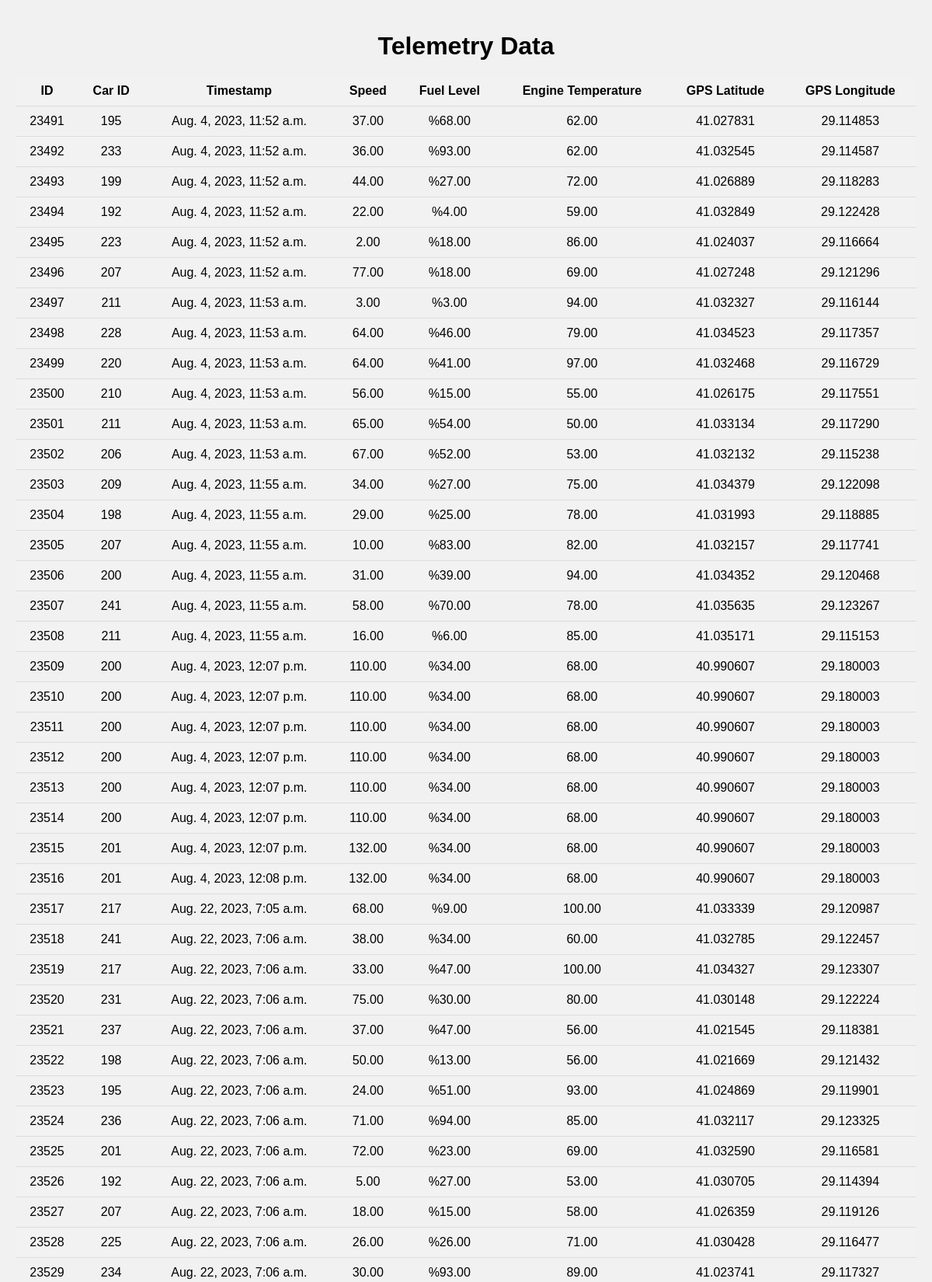
The page /telemetry_list (upper part) on the database its author committed.
### cronapp/models.py (models this page shows)
class Telemetry(models.Model):
    car = models.ForeignKey(Car, on_delete=models.CASCADE)
    timestamp = models.DateTimeField(auto_now_add=True)
    speed = models.DecimalField(max_digits=6, decimal_places=2)
    fuel_level = models.DecimalField(max_digits=5, decimal_places=2)
    engine_temp = models.DecimalField(max_digits=5, decimal_places=2)
    lat = models.DecimalField(max_digits=9, decimal_places=6)
    lon = models.DecimalField(max_digits=9, decimal_places=6)

### cronapp/views.py (the view)
# urls.py: path('telemetry_list', view=views.telemetry_list, name='telemetry_list'),
def telemetry_list(request):
    telemetry_list = Telemetry.objects.all()
    return HttpResponse(render_to_string('telemetry_list.html', {'telemetry_list': telemetry_list}))

### cronapp/templates/telemetry_list.html (shortened to what this page needs)
<!DOCTYPE html>
<html lang="en">
    <head>
        {% load static %}
        <link rel="stylesheet" href="{% static 'styles/style.css' %}">
    </head>
    <body>
        <div class="container">
            <h1>Telemetry Data</h1>
            <table>
                <thead>
                    <tr>
                        <th>ID</th>
                        <th>Car ID</th>
                        <th>Timestamp</th>
                        <th>Speed</th>
                        <th>Fuel Level</th>
                        <th>Engine Temperature</th>
                        <th>GPS Latitude</th>
                        <th>GPS Longitude</th>
                    </tr>
                </thead>
                <tbody>
                    {% for telemetry in telemetry_list %}
                        <tr>
                            <td>{{ telemetry.id }}</td>
                            <td>{{ telemetry.car_id }}</td>
                            <td>{{ telemetry.timestamp }}</td>
                            <td>{{ telemetry.speed }}</td>
                            <td>%{{ telemetry.fuel_level }}</td>
                            <td>{{ telemetry.engine_temp }}</td>
                            <td>{{ telemetry.lat }}</td>
                            <td>{{ telemetry.lon }}</td>
                        </tr>
                    {% endfor %}
                </tbody>
            </table>
        </div>
    </body>
</html>

### static/styles/style.css (style rules this page uses)
body { font-family: Arial, sans-serif; background-color: #f1f1f1; margin: 0; padding: 0; }
.container { max-width: 1200px; margin: 0 auto; padding: 20px; }
h1 { text-align: center; margin-bottom: 20px; }
table { width: 100%; border-collapse: collapse; }
th, td { padding: 10px; text-align: center; border-bottom: 1px solid #ddd; }
th { background-color: #f2f2f2; }
tr:nth-child(even) { background-color: #f2f2f2; }

### rows shown on the page
Telemetry: id "23491", car_id "195", timestamp "Aug. 4, 2023, 11:52 a.m.", speed "37.00", fuel_level "68.00", engine_temp "62.00", lat "41.027831", lon "29.114853"
Telemetry: id "23492", car_id "233", timestamp "Aug. 4, 2023, 11:52 a.m.", speed "36.00", fuel_level "93.00", engine_temp "62.00", lat "41.032545", lon "29.114587"
Telemetry: id "23493", car_id "199", timestamp "Aug. 4, 2023, 11:52 a.m.", speed "44.00", fuel_level "27.00", engine_temp "72.00", lat "41.026889", lon "29.118283"
Telemetry: id "23494", car_id "192", timestamp "Aug. 4, 2023, 11:52 a.m.", speed "22.00", fuel_level "4.00", engine_temp "59.00", lat "41.032849", lon "29.122428"
Telemetry: id "23495", car_id "223", timestamp "Aug. 4, 2023, 11:52 a.m.", speed "2.00", fuel_level "18.00", engine_temp "86.00", lat "41.024037", lon "29.116664"
Telemetry: id "23496", car_id "207", timestamp "Aug. 4, 2023, 11:52 a.m.", speed "77.00", fuel_level "18.00", engine_temp "69.00", lat "41.027248", lon "29.121296"
Telemetry: id "23497", car_id "211", timestamp "Aug. 4, 2023, 11:53 a.m.", speed "3.00", fuel_level "3.00", engine_temp "94.00", lat "41.032327", lon "29.116144"
Telemetry: id "23498", car_id "228", timestamp "Aug. 4, 2023, 11:53 a.m.", speed "64.00", fuel_level "46.00", engine_temp "79.00", lat "41.034523", lon "29.117357"
Telemetry: id "23499", car_id "220", timestamp "Aug. 4, 2023, 11:53 a.m.", speed "64.00", fuel_level "41.00", engine_temp "97.00", lat "41.032468", lon "29.116729"
Telemetry: id "23500", car_id "210", timestamp "Aug. 4, 2023, 11:53 a.m.", speed "56.00", fuel_level "15.00", engine_temp "55.00", lat "41.026175", lon "29.117551"
Telemetry: id "23501", car_id "211", timestamp "Aug. 4, 2023, 11:53 a.m.", speed "65.00", fuel_level "54.00", engine_temp "50.00", lat "41.033134", lon "29.117290"
Telemetry: id "23502", car_id "206", timestamp "Aug. 4, 2023, 11:53 a.m.", speed "67.00", fuel_level "52.00", engine_temp "53.00", lat "41.032132", lon "29.115238"
Telemetry: id "23503", car_id "209", timestamp "Aug. 4, 2023, 11:55 a.m.", speed "34.00", fuel_level "27.00", engine_temp "75.00", lat "41.034379", lon "29.122098"
Telemetry: id "23504", car_id "198", timestamp "Aug. 4, 2023, 11:55 a.m.", speed "29.00", fuel_level "25.00", engine_temp "78.00", lat "41.031993", lon "29.118885"
Telemetry: id "23505", car_id "207", timestamp "Aug. 4, 2023, 11:55 a.m.", speed "10.00", fuel_level "83.00", engine_temp "82.00", lat "41.032157", lon "29.117741"
Telemetry: id "23506", car_id "200", timestamp "Aug. 4, 2023, 11:55 a.m.", speed "31.00", fuel_level "39.00", engine_temp "94.00", lat "41.034352", lon "29.120468"
Telemetry: id "23507", car_id "241", timestamp "Aug. 4, 2023, 11:55 a.m.", speed "58.00", fuel_level "70.00", engine_temp "78.00", lat "41.035635", lon "29.123267"
Telemetry: id "23508", car_id "211", timestamp "Aug. 4, 2023, 11:55 a.m.", speed "16.00", fuel_level "6.00", engine_temp "85.00", lat "41.035171", lon "29.115153"
Telemetry: id "23509", car_id "200", timestamp "Aug. 4, 2023, 12:07 p.m.", speed "110.00", fuel_level "34.00", engine_temp "68.00", lat "40.990607", lon "29.180003"
Telemetry: id "23510", car_id "200", timestamp "Aug. 4, 2023, 12:07 p.m.", speed "110.00", fuel_level "34.00", engine_temp "68.00", lat "40.990607", lon "29.180003"
Telemetry: id "23511", car_id "200", timestamp "Aug. 4, 2023, 12:07 p.m.", speed "110.00", fuel_level "34.00", engine_temp "68.00", lat "40.990607", lon "29.180003"
Telemetry: id "23512", car_id "200", timestamp "Aug. 4, 2023, 12:07 p.m.", speed "110.00", fuel_level "34.00", engine_temp "68.00", lat "40.990607", lon "29.180003"
Telemetry: id "23513", car_id "200", timestamp "Aug. 4, 2023, 12:07 p.m.", speed "110.00", fuel_level "34.00", engine_temp "68.00", lat "40.990607", lon "29.180003"
Telemetry: id "23514", car_id "200", timestamp "Aug. 4, 2023, 12:07 p.m.", speed "110.00", fuel_level "34.00", engine_temp "68.00", lat "40.990607", lon "29.180003"
Telemetry: id "23515", car_id "201", timestamp "Aug. 4, 2023, 12:07 p.m.", speed "132.00", fuel_level "34.00", engine_temp "68.00", lat "40.990607", lon "29.180003"
Telemetry: id "23516", car_id "201", timestamp "Aug. 4, 2023, 12:08 p.m.", speed "132.00", fuel_level "34.00", engine_temp "68.00", lat "40.990607", lon "29.180003"
Telemetry: id "23517", car_id "217", timestamp "Aug. 22, 2023, 7:05 a.m.", speed "68.00", fuel_level "9.00", engine_temp "100.00", lat "41.033339", lon "29.120987"
Telemetry: id "23518", car_id "241", timestamp "Aug. 22, 2023, 7:06 a.m.", speed "38.00", fuel_level "34.00", engine_temp "60.00", lat "41.032785", lon "29.122457"
Telemetry: id "23519", car_id "217", timestamp "Aug. 22, 2023, 7:06 a.m.", speed "33.00", fuel_level "47.00", engine_temp "100.00", lat "41.034327", lon "29.123307"
Telemetry: id "23520", car_id "231", timestamp "Aug. 22, 2023, 7:06 a.m.", speed "75.00", fuel_level "30.00", engine_temp "80.00", lat "41.030148", lon "29.122224"
Telemetry: id "23521", car_id "237", timestamp "Aug. 22, 2023, 7:06 a.m.", speed "37.00", fuel_level "47.00", engine_temp "56.00", lat "41.021545", lon "29.118381"
Telemetry: id "23522", car_id "198", timestamp "Aug. 22, 2023, 7:06 a.m.", speed "50.00", fuel_level "13.00", engine_temp "56.00", lat "41.021669", lon "29.121432"
Telemetry: id "23523", car_id "195", timestamp "Aug. 22, 2023, 7:06 a.m.", speed "24.00", fuel_level "51.00", engine_temp "93.00", lat "41.024869", lon "29.119901"
Telemetry: id "23524", car_id "236", timestamp "Aug. 22, 2023, 7:06 a.m.", speed "71.00", fuel_level "94.00", engine_temp "85.00", lat "41.032117", lon "29.123325"
Telemetry: id "23525", car_id "201", timestamp "Aug. 22, 2023, 7:06 a.m.", speed "72.00", fuel_level "23.00", engine_temp "69.00", lat "41.032590", lon "29.116581"
Telemetry: id "23526", car_id "192", timestamp "Aug. 22, 2023, 7:06 a.m.", speed "5.00", fuel_level "27.00", engine_temp "53.00", lat "41.030705", lon "29.114394"
Telemetry: id "23527", car_id "207", timestamp "Aug. 22, 2023, 7:06 a.m.", speed "18.00", fuel_level "15.00", engine_temp "58.00", lat "41.026359", lon "29.119126"
Telemetry: id "23528", car_id "225", timestamp "Aug. 22, 2023, 7:06 a.m.", speed "26.00", fuel_level "26.00", engine_temp "71.00", lat "41.030428", lon "29.116477"
Telemetry: id "23529", car_id "234", timestamp "Aug. 22, 2023, 7:06 a.m.", speed "30.00", fuel_level "93.00", engine_temp "89.00", lat "41.023741", lon "29.117327"
